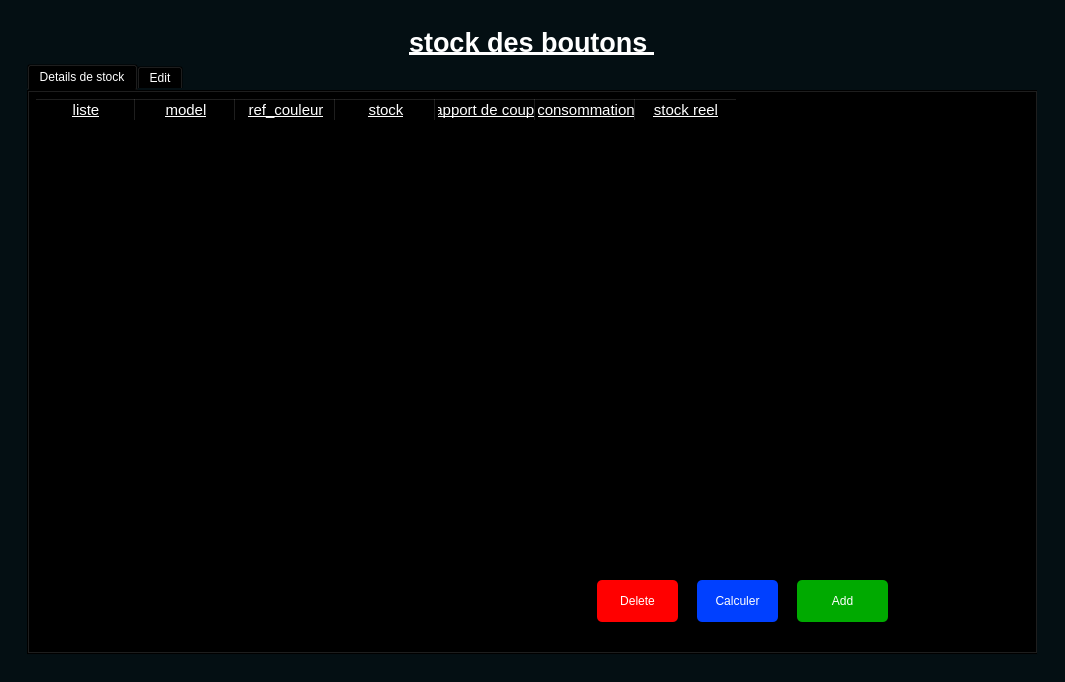
<?xml version="1.0" encoding="UTF-8"?>
<ui version="4.0">
 <class>Fournitures</class>
 <widget class="QMainWindow" name="Fournitures">
  <property name="geometry">
   <rect>
    <x>0</x>
    <y>0</y>
    <width>1065</width>
    <height>682</height>
   </rect>
  </property>
  <property name="windowTitle">
   <string>Fournitures Lutex</string>
  </property>
  <widget class="QWidget" name="centralwidget">
   <property name="styleSheet">
    <string notr="true">

*{border: none; background-color:transparent;color:#fff;}
#centralwidget{ background-color: #040f13;}
#side_menu{
background-color: #071e25; border-radius: 20px;}
QPushButton{ padding: 10px;
background-color: #2b3137;
border-radius: 5px;}
#main_body{
background-color: #071e25; border-radius: 10px;}
</string>
   </property>
   <layout class="QGridLayout" name="gridLayout_2">
    <item row="0" column="0">
     <widget class="QFrame" name="frame">
      <property name="sizePolicy">
       <sizepolicy hsizetype="Preferred" vsizetype="Expanding">
        <horstretch>0</horstretch>
        <verstretch>0</verstretch>
       </sizepolicy>
      </property>
      <property name="frameShape">
       <enum>QFrame::StyledPanel</enum>
      </property>
      <property name="frameShadow">
       <enum>QFrame::Raised</enum>
      </property>
      <layout class="QHBoxLayout" name="horizontalLayout">
       <item>
        <widget class="QWidget" name="widget" native="true">
         <layout class="QGridLayout" name="gridLayout">
          <item row="0" column="0" alignment="Qt::AlignHCenter">
           <widget class="QLabel" name="label">
            <property name="maximumSize">
             <size>
              <width>461</width>
              <height>16777215</height>
             </size>
            </property>
            <property name="styleSheet">
             <string notr="true">font: 19pt &quot;Century Gothic&quot;;</string>
            </property>
            <property name="text">
             <string>&lt;html&gt;&lt;head/&gt;&lt;body&gt;&lt;p&gt;&lt;span style=&quot; font-size:20pt; font-weight:600; text-decoration: underline;&quot;&gt;stock des boutons &lt;/span&gt;&lt;/p&gt;&lt;/body&gt;&lt;/html&gt;</string>
            </property>
           </widget>
          </item>
          <item row="1" column="0">
           <widget class="QTabWidget" name="tabWidget">
            <property name="currentIndex">
             <number>0</number>
            </property>
            <widget class="QWidget" name="table">
             <attribute name="title">
              <string>Details de stock</string>
             </attribute>
             <widget class="QTableWidget" name="tab">
              <property name="geometry">
               <rect>
                <x>9</x>
                <y>9</y>
                <width>861</width>
                <height>391</height>
               </rect>
              </property>
              <property name="minimumSize">
               <size>
                <width>861</width>
                <height>391</height>
               </size>
              </property>
              <property name="maximumSize">
               <size>
                <width>861</width>
                <height>391</height>
               </size>
              </property>
              <column>
               <property name="text">
                <string>liste</string>
               </property>
               <property name="font">
                <font>
                 <pointsize>11</pointsize>
                 <weight>50</weight>
                 <bold>false</bold>
                 <underline>true</underline>
                </font>
               </property>
              </column>
              <column>
               <property name="text">
                <string>model</string>
               </property>
               <property name="font">
                <font>
                 <pointsize>11</pointsize>
                 <underline>true</underline>
                </font>
               </property>
              </column>
              <column>
               <property name="text">
                <string>ref_couleur</string>
               </property>
               <property name="font">
                <font>
                 <pointsize>11</pointsize>
                 <underline>true</underline>
                </font>
               </property>
              </column>
              <column>
               <property name="text">
                <string>stock</string>
               </property>
               <property name="font">
                <font>
                 <pointsize>11</pointsize>
                 <underline>true</underline>
                </font>
               </property>
              </column>
              <column>
               <property name="text">
                <string>rapport de coupe</string>
               </property>
               <property name="font">
                <font>
                 <pointsize>11</pointsize>
                 <underline>true</underline>
                </font>
               </property>
              </column>
              <column>
               <property name="text">
                <string>consommation</string>
               </property>
               <property name="font">
                <font>
                 <pointsize>11</pointsize>
                 <underline>true</underline>
                </font>
               </property>
              </column>
              <column>
               <property name="text">
                <string>stock reel</string>
               </property>
               <property name="font">
                <font>
                 <pointsize>11</pointsize>
                 <underline>true</underline>
                </font>
               </property>
              </column>
             </widget>
             <widget class="QPushButton" name="add">
              <property name="geometry">
               <rect>
                <x>770</x>
                <y>490</y>
                <width>91</width>
                <height>42</height>
               </rect>
              </property>
              <property name="styleSheet">
               <string notr="true">background-color: rgb(0, 170, 0);</string>
              </property>
              <property name="text">
               <string>Add</string>
              </property>
             </widget>
             <widget class="QPushButton" name="vue">
              <property name="geometry">
               <rect>
                <x>570</x>
                <y>490</y>
                <width>81</width>
                <height>42</height>
               </rect>
              </property>
              <property name="minimumSize">
               <size>
                <width>0</width>
                <height>42</height>
               </size>
              </property>
              <property name="styleSheet">
               <string notr="true">background-color: rgb(255, 0, 0);</string>
              </property>
              <property name="text">
               <string>Delete</string>
              </property>
             </widget>
             <widget class="QPushButton" name="calculer">
              <property name="geometry">
               <rect>
                <x>670</x>
                <y>490</y>
                <width>81</width>
                <height>42</height>
               </rect>
              </property>
              <property name="styleSheet">
               <string notr="true">background-color: rgb(0, 64, 255);</string>
              </property>
              <property name="text">
               <string>Calculer</string>
              </property>
             </widget>
            </widget>
            <widget class="QWidget" name="tab11">
             <attribute name="title">
              <string>Edit</string>
             </attribute>
             <widget class="QLabel" name="title">
              <property name="geometry">
               <rect>
                <x>90</x>
                <y>30</y>
                <width>321</width>
                <height>91</height>
               </rect>
              </property>
              <property name="styleSheet">
               <string notr="true">
font: 16pt &quot;Century Gothic&quot;;</string>
              </property>
              <property name="text">
               <string>&lt;html&gt;&lt;head/&gt;&lt;body&gt;&lt;p align=&quot;center&quot;&gt;&lt;span style=&quot; font-weight:600; color:#55aa00;&quot;&gt;Ajouter et mettre a jour :&lt;/span&gt;&lt;/p&gt;&lt;/body&gt;&lt;/html&gt;</string>
              </property>
             </widget>
             <widget class="QPushButton" name="updating">
              <property name="geometry">
               <rect>
                <x>330</x>
                <y>270</y>
                <width>101</width>
                <height>41</height>
               </rect>
              </property>
              <property name="styleSheet">
               <string notr="true">background-color: rgb(0, 170, 255);</string>
              </property>
              <property name="text">
               <string>Update</string>
              </property>
             </widget>
             <widget class="QWidget" name="formLayoutWidget">
              <property name="geometry">
               <rect>
                <x>80</x>
                <y>150</y>
                <width>229</width>
                <height>62</height>
               </rect>
              </property>
              <layout class="QFormLayout" name="formLayout">
               <item row="0" column="0">
                <widget class="QLabel" name="ref_coueurLabel">
                 <property name="styleSheet">
                  <string notr="true">font: 75 italic 14pt &quot;Century Gothic&quot;;</string>
                 </property>
                 <property name="text">
                  <string>ref_couleur :</string>
                 </property>
                </widget>
               </item>
               <item row="0" column="1">
                <widget class="QLineEdit" name="refedit"/>
               </item>
               <item row="1" column="0">
                <widget class="QLabel" name="stockLabel">
                 <property name="styleSheet">
                  <string notr="true">font: 75 italic 14pt &quot;Century Gothic&quot;;</string>
                 </property>
                 <property name="text">
                  <string>stock :</string>
                 </property>
                </widget>
               </item>
               <item row="1" column="1">
                <widget class="QLineEdit" name="stockedit"/>
               </item>
              </layout>
             </widget>
            </widget>
           </widget>
          </item>
         </layout>
        </widget>
       </item>
      </layout>
     </widget>
    </item>
   </layout>
  </widget>
 </widget>
 <resources/>
 <connections/>
</ui>
